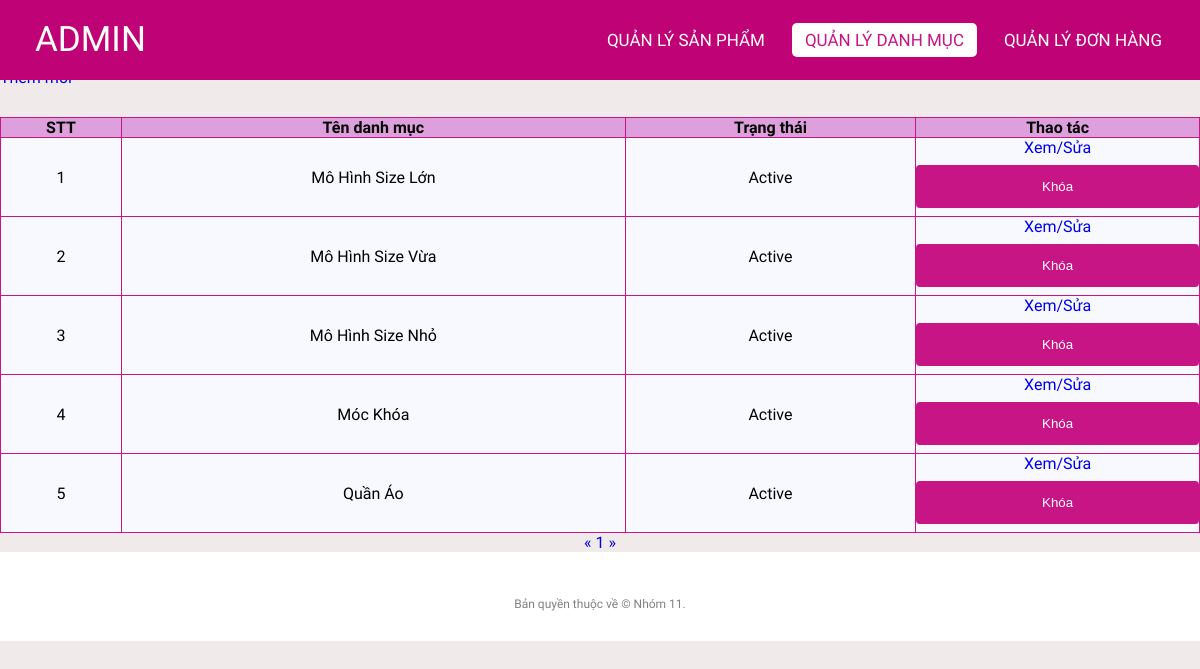
Page /admin/categoriesList.php (signed in) on the earlier database version.
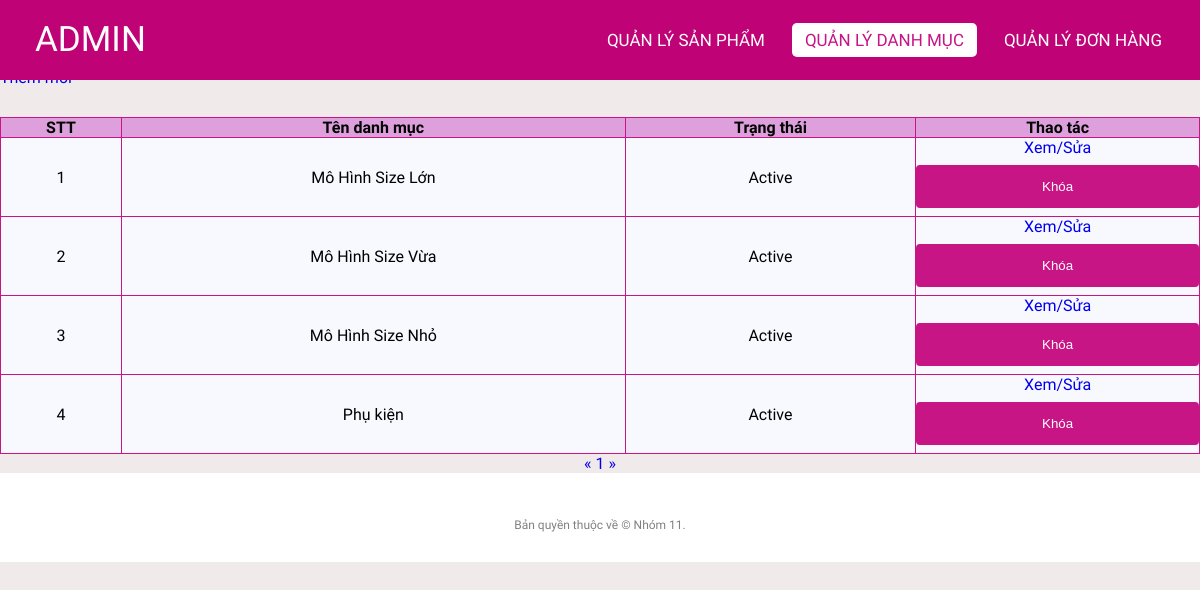
Same page on the later database version.
### tables this page shows
CREATE TABLE `categories` (
  `id` int(11) NOT NULL,
  `name` varchar(255) NOT NULL,
  `status` tinyint(4) NOT NULL DEFAULT 1
);

### lib/database.php (called while the page is built, shortened)
<?php
class Database extends PDO
{
  public $host   = DB_HOST;
  public $user   = DB_USER;
  public $pass   = DB_PASS;
  public $dbname = DB_NAME;
  public $link;
  private function connectDB()
  {
    $this->link = new mysqli(
      $this->host,
      $this->user,
      $this->pass,
      $this->dbname
    );
  }
  public function select($query)
  {
    $result = $this->link->query($query);
    if ($result->num_rows > 0) {
      return $result;
    } else {
      return false;
    }
  }
}

### classes/categories.php (called while the page is built, shortened)
<?php
$filepath = realpath(dirname(__FILE__));
include_once($filepath . '/../lib/database.php');
?>
<?php
class categories
{
    private $db;
    public function __construct()
    {
        $this->db = new Database();
    }
    public function getAllAdmin($page = 1, $total = 8)
    {
        $tmp = ($page - 1) * $total;
        $query = "SELECT * FROM categories limit $tmp,$total";
        $result = $this->db->select($query);
        return $result;
    }
    public function getCountPaging($row = 8)
    {
        $query = "SELECT COUNT(*) FROM categories";
        $mysqli_result = $this->db->select($query);
        if ($mysqli_result) {
            $totalrow = intval((mysqli_fetch_all($mysqli_result, MYSQLI_ASSOC)[0])['COUNT(*)']);
            $result = ceil($totalrow / $row);
            return $result;
        }
        return false;
    }
}
?>

### admin/categoriesList.php (the view, shortened to what this page needs)
<?php
include '../classes/categories.php';
$categories = new categories();
$list = $categories->getAllAdmin((isset($_GET['page']) ? $_GET['page'] : 1));
$pageCount = $categories->getCountPaging();
?>
<!DOCTYPE html>
<html lang="en">
<head>
    <link rel="stylesheet" href="css/style.css">
    <link rel="stylesheet" href="https://cdnjs.cloudflare.com/ajax/libs/font-awesome/5.15.4/css/all.min.css">
</head>
<body>
    <nav>
        <label class="logo">ADMIN</label>
        <ul>
            <li><a href="productlist.php" >Quản lý Sản phẩm</a></li>
            <li><a href="categoriesList.php" class="active">Quản lý danh mục</a></li>
            <li><a href="orderlist.php" id="order">Quản lý Đơn hàng</a></li>
        </ul>
    </nav>
    <div class="title">
        <h1>Danh sách danh mục</h1>
    </div>
    <div class="addNew">
        <a href="add_category.php">Thêm mới</a>
    </div>
    <div class="container">
        <?php $count = 1;
        if ($list) { ?>
            <table class="list">
                <tr>
                    <th>STT</th>
                    <th>Tên danh mục</th>
                    <th>Trạng thái</th>
                    <th>Thao tác</th>
                </tr>
                <?php foreach ($list as $key => $value) { ?>
                    <tr>
                        <td><?= $count++ ?></td>
                        <td><?= $value['name'] ?></td>
                        <td><?= ($value['status']) ? "Active" : "Block" ?></td>
                        <td>
                            <a href="edit_category.php?id=<?= $value['id'] ?>">Xem/Sửa</a>
                            <?php
                            if ($value['status']) { ?>
                                <form action="categoriesList.php" method="post">
                                    <input type="submit" value="Khóa" name="block">
                                </form>
                            <?php } ?>
                        </td>
                    </tr>
                <?php } ?>
            </table>
        <?php } else { ?>
            <h3>Chưa có danh mục nào...</h3>
        <?php } ?>
        <div class="pagination">
            <a href="categoriesList.php?page=<?= (isset($_GET['page'])) ? (($_GET['page'] <= 1) ? 1 : $_GET['page'] - 1) : 1 ?>">&laquo;</a>
            <?php
            for ($i = 1; $i <= $pageCount; $i++) {
                if (isset($_GET['page'])) {
                    if ($i == $_GET['page']) { ?>
                        <a class="active" href="categoriesList.php?page=<?= $i ?>"><?= $i ?></a>
                    <?php } else { ?>
                        <a href="categoriesList.php?page=<?= $i ?>"><?= $i ?></a>
                    <?php  }
                } else { ?>
                    <a href="categoriesList.php?page=<?= $i ?>"><?= $i ?></a>
                <?php  } ?>
            <?php }
            ?>
            <a href="categoriesList.php?page=<?= (isset($_GET['page'])) ? $_GET['page'] + 1 : 2 ?>">&raquo;</a>
        </div>
    </div>
    <footer>
        <p class="copyright">Bản quyền thuộc về © Nhóm 11.</p>
    </footer>
</body>
</html>

Differences in the rows shown:
removed categories: name "Quần Áo", status "Active"
changed categories: name "Móc Khóa" → "Phụ kiện"
